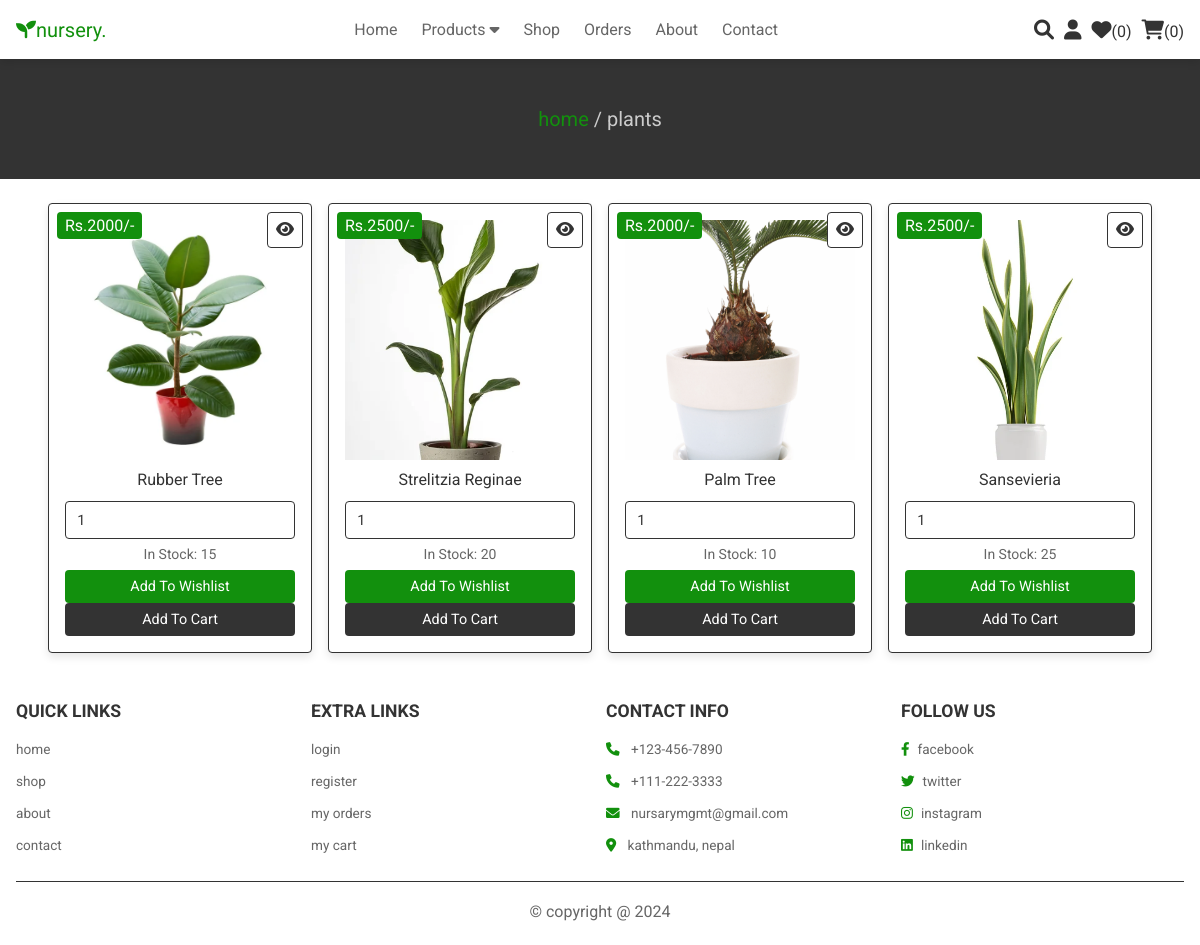
The app's page /plants.php with its own data.
### tables this page shows
CREATE TABLE `products` (
  `id` int(100) NOT NULL,
  `name` varchar(100) NOT NULL,
  `category` varchar(100) NOT NULL,
  `details` varchar(500) NOT NULL,
  `price` int(100) NOT NULL,
  `stock_quantity` int(255) NOT NULL,
  `image` varchar(100) NOT NULL
);

### plants.php (the view, shortened to what this page needs)
<?php
@include 'config.php';
$select_products = mysqli_query($conn, "SELECT * FROM `products` WHERE category = 'plants'") or die('Query failed');
?>
<!DOCTYPE html>
<html lang="en">
<head>
   <link rel="stylesheet" href="https://cdnjs.cloudflare.com/ajax/libs/font-awesome/6.0.0/css/all.min.css">
   <link rel="stylesheet" href="css/style.css">
</head>
<body>
   <?php @include 'header.php'; ?>
   <section class="heading">
      <p> <a href="home.php">home</a> / plants </p>
   </section>
   <section class="products">
      <div class="box-container">
         <?php
         if (mysqli_num_rows($select_products) > 0) {
            while ($fetch_products = mysqli_fetch_assoc($select_products)) {
               $product_id = $fetch_products['id'];
               $product_name = $fetch_products['name'];
               $product_price = $fetch_products['price'];
               $product_image = $fetch_products['image'];
               $stock_quantity = $fetch_products['stock_quantity'];
               $out_of_stock = $stock_quantity <= 0;
         ?>
               <form action="" method="POST" class="box">
                  <a href="view_page.php?pid=<?php echo $product_id; ?>" class="fas fa-eye"></a>
                  <div class="price">Rs.<?php echo $product_price; ?>/-</div>
                  <img src="uploaded_img/<?php echo $product_image; ?>" alt="" class="image">
                  <div class="name"><?php echo $product_name; ?></div>
                  <?php if (!$out_of_stock) { ?>
                     <input type="number" name="product_quantity" value="1" min="1"  max="<?php echo $stock_quantity; ?>" class="qty">
                  <?php } ?>
                  <p class="stock-quantity">In Stock: <?php echo $stock_quantity; ?></p>
                  <?php if ($out_of_stock) { ?>
                     <p class="out-of-stock">Out of Stock</p>
                  <?php } else { ?>
                     <input type="submit" value="add to wishlist" name="add_to_wishlist" class="option-btn">
                     <input type="submit" value="add to cart" name="add_to_cart" class="btn">
                  <?php } ?>
               </form>
         <?php
            }
         } else {
            echo '<p class="empty">No products in the "plants" category yet!</p>';
         }
         ?>
      </div>
   </section>
   <?php @include 'footer.php'; ?>
</body>
</html>

### css/style.css (style rules this page uses)
:root { --green: #12900d; --red: #c0392b; --orange: #12900d; --black: #333; --white: #fff; --light-color: #666; --light-white: #ccc; --light-bg: #f5f5f5; --border: 0.2rem solid var(--black); --box-shadow: 0 0.5rem 1rem rgba(0, 0, 0, 0.1); }
* { font-family: "roboto"; margin: 0; padding: 0; box-sizing: border-box; outline: none; border: none; text-decoration: none; transition: all 0.2s linear; }
html { font-size: 50%; overflow-x: hidden; scroll-behavior: smooth; scroll-padding-top: 6.5rem; }
body { background-image: url("images/slide2.jpg"); background-repeat: no-repeat; background-size: cover; }
section { padding: 3rem 2rem; }
.btn, .delete-btn, .option-btn { display: inline-block; border-radius: .5rem; margin-top: 1rem; font-size: 1.8rem; color:var(--white); cursor: pointer; padding:1rem 3rem; text-transform: capitalize; }
.btn { background-color: var(--green); }
.option-btn { background-color: var(--orange); }
.heading { display: flex; flex-flow: column; align-items: center; justify-content: center; gap: 1rem; background-color: var(--black); text-align: center; min-height: 15vh; }
.heading p { font-size: 2.5rem; color: var(--light-white); }
.heading p a { color: var(--green); }
.products .box-container { max-width: 1200px; margin: 0 auto; display: grid; grid-template-columns: repeat(auto-fit, 33rem); gap: 2rem; align-items: flex-start; justify-content: center; }
.products .box-container .box { background-color: var(--white); border: var(--border); box-shadow: var(--box-shadow); border-radius: 0.5rem; padding: 2rem; text-align: center; position: relative; }
.products .box-container .box .image { height: 30rem; width: 100%; object-fit: cover; }
.products .box-container .box .fa-eye, .products .box-container .box .price { position: absolute; top: 1rem; border-radius: 0.5rem; }
.products .box-container .box .price { background-color: var(--green); position: absolute; top: 1rem; left: 1rem; border-radius: 0.5rem; color: var(--white); padding: 0.5rem 1rem; font-size: 2rem; z-index: 1; }
.products .box-container .box .fa-eye { right: 1rem; height: 4.5rem; width: 4.5rem; line-height: 4.2rem; font-size: 2rem; background-color: var(--white); color: var(--black); border: var(--border); }
.products .box-container .box .name { margin: 1rem; font-size: 2rem; color: var(--black); }
.products .box-container .box .qty { width: 100%; padding: 1.2rem 1.4rem; font-size: 1.8rem; color: var(--black); border: var(--border); border-radius: 0.5rem; margin: 0.5rem 0; margin-bottom: 0.2rem }
.products .box-container .box .btn, .products .box-container .box .option-btn { width: 100%; }
.products .box-container .stock-quantity { font-size: 14px; color: #666; margin-top: 5px; }
input[type="text"], input[type="number"], input[type="email"], select { width: 100%; padding: 1rem; border: 1px solid #ccc; border-radius: 0.3rem; font-size: 1rem; outline-color: var(--green); }
input[type="text"], input[type="number"], input[type="email"], select { width: 100%; padding: 1rem; border: 1px solid #ccc; border-radius: 0.5rem; font-size: 1.5rem; }
.btn { background-color: #333; color: #fff; padding: 1rem 2rem; border: none; border-radius: 0.5rem; cursor: pointer; display: block; margin: 0 auto; }

### records on screen
products: price "2000", image (picture), name "Rubber Tree", stock_quantity "15"
products: price "2500", image (picture), name "Strelitzia Reginae", stock_quantity "20"
products: price "2000", image (picture), name "Palm Tree", stock_quantity "10"
products: price "2500", image (picture), name "Sansevieria", stock_quantity "25"

### other values on screen
$wishlist_num_rows "0"
$cart_num_rows "0"
